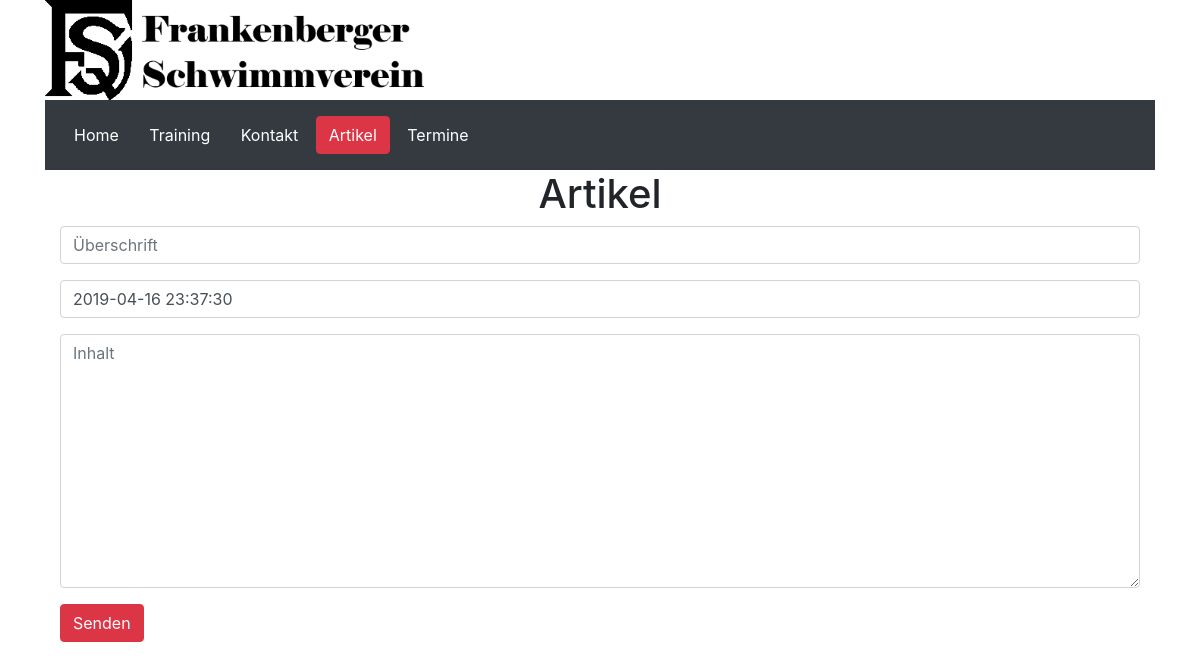
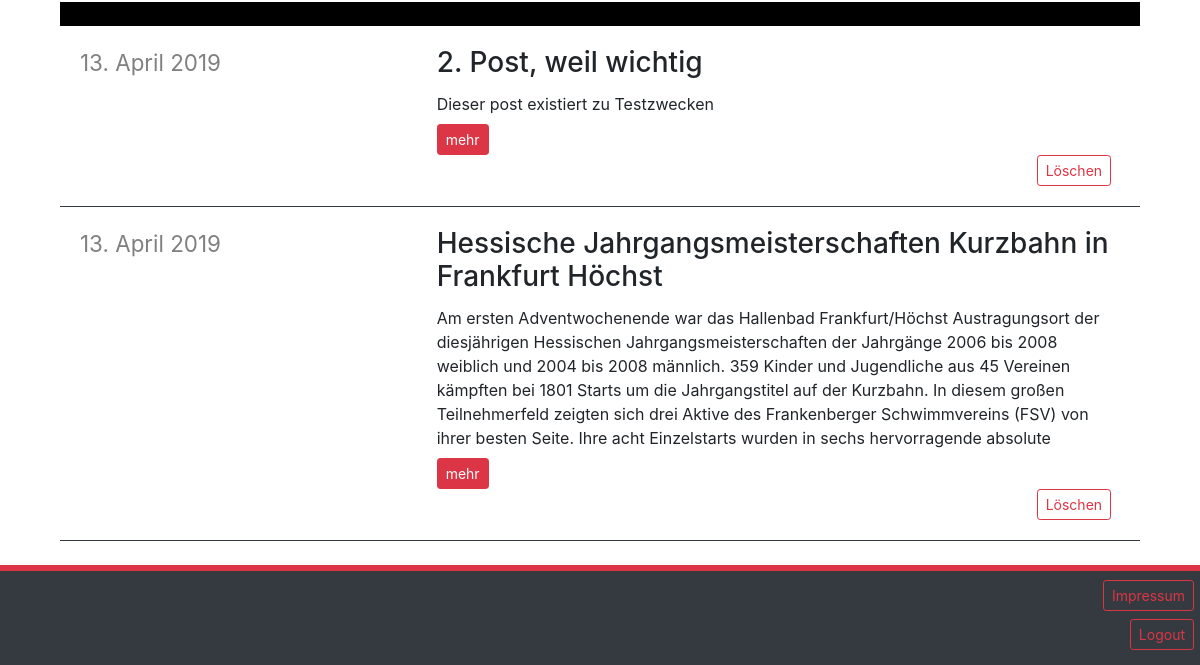
The page /news/timeline/ (signed in) on the database as committed earlier (2 pictures, top to bottom).
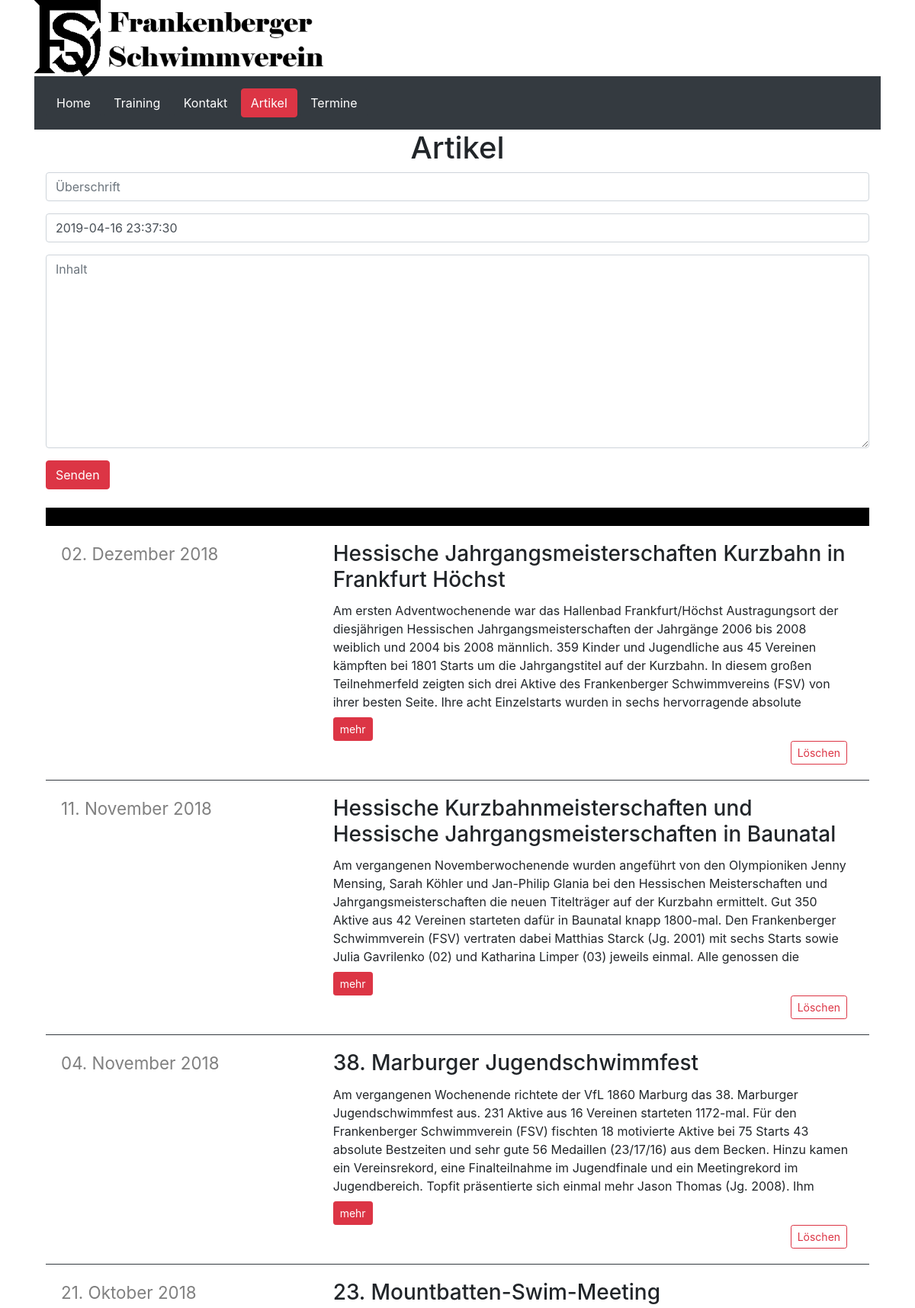
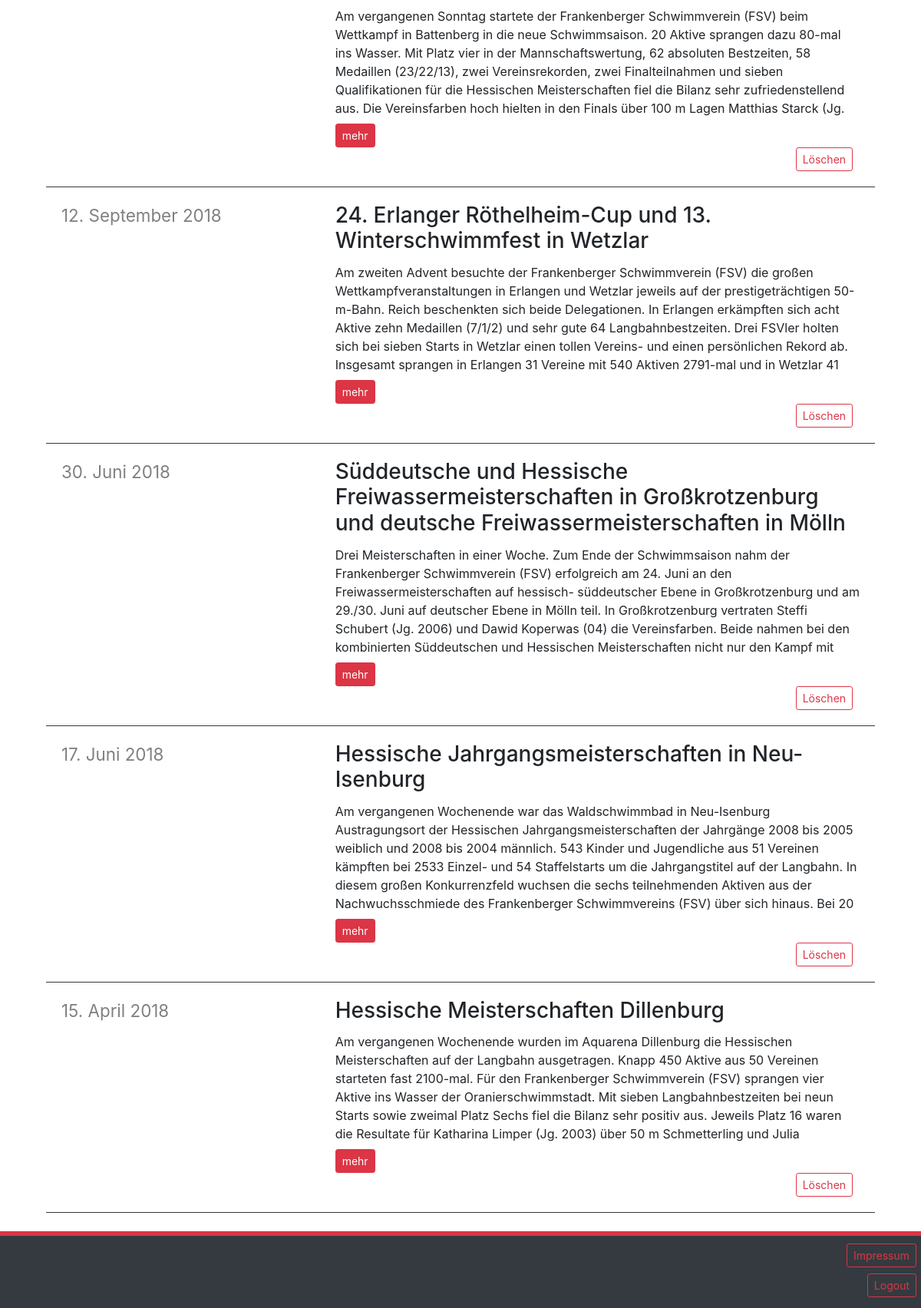
The same page on the database as committed later (2 pictures, top to bottom).
### news/models.py (models this page shows)
class NewsPost(models.Model):
    user = models.ForeignKey(User, on_delete=models.CASCADE)
    header = models.CharField(max_length=250)
    content = models.TextField()
    created_at = models.DateTimeField(default=timezone.now)
    def get_absolute_url(self):
        return reverse('news:artikel', kwargs={'post_id': self.id})

### news/views.py (the view)
# urls.py: path('timeline/', views.timeline_view, name='timeline'),
def timeline_view(request):
    post_form = PostForm()
    posts = NewsPost.objects.order_by('-created_at')
    return render(request, 'news/timeline.html', {'posts': posts, 'post_form': post_form})

### news/forms.py
class PostForm(forms.ModelForm):
    class Meta:
        model = NewsPost
        fields = ['header', 'created_at', 'content']
        labels = {
            'header': 'Überschrift',
            'created_at': 'Datum als JJJJ-MM-TT',
            'content': 'Inhalt',
        }
        widgets = {
        }

### news/templates/news/timeline.html (shortened to what this page needs)
{% extends 'news/base.html' %}
{% load bootstrap4 %}
{% load static %}
{% block style %}<link rel="stylesheet" href='/static/css/timeline.css' type="text/css">{% endblock %}
{% block mainForm %}
    <div class="container">
        <h1>Artikel</h1>
        {% if request.user.is_authenticated %}
        <form action="{% url 'news:create' %}" method="post" id="create">
            {% bootstrap_form post_form %}
            <button type="submit" class="btn btn-danger">Senden</button>
        </form>
        {% endif %}
        {% for post in posts %}
            <div class="row">
                <div class="col-12">
                    <div id="Artikel" class="card">
                         <div class="card-body">
                             <div class="row">
                                 <div class="col-4">
                                     <p id="datum">{{ post.created_at | date:"d. F Y" }}</p>
                                 </div>
                                 <div class="col-8">
                                     <h3 class="card-title">{{ post.header }}</h3>
                                     <p id="inhalt" class="card-text">{{ post.content }}</p>
                                     <a href="{{ post.get_absolute_url }}" class="btn btn-danger btn-sm">mehr</a>
                                     {% if post.user == request.user %}
                                     <form action="{% url 'news:delete' post.id %}" method="post" id="löschen">
                                         <button type="submit" class="btn btn-outline-danger btn-sm">Löschen</button>
                                     </form>
                                     {% endif %}
                                 </div>
                             </div>
                          </div>
                    </div>
                </div>
            </div>
        {% endfor %}
    </div>
{% endblock %}

Rows that differ between the two databases and show on the page:
removed NewsPost: created_at "13. April 2019", header "2. Post, weil wichtig", content "Dieser post existiert zu Testzwecken", shows "Löschen"
removed NewsPost: created_at "13. April 2019", header "Hessische Jahrgangsmeisterschaften Kurzbahn in Frankfurt Höchst", content "Am ersten Adventwochenende war das Hallenbad Frankfurt/Höchst Austragungsort der diesjährigen Hessischen Jahrgangsmeisterschaften der Jahrgänge 2006 bis 2008 weiblich und 2004 bis 2008 männlich. 359 Kinder und Jugendliche aus 45 Vereinen kämpften bei 1801 Starts um die Jahrgangstitel auf der Kurzbahn. In diesem großen Teilnehmerfeld zeigten sich drei Aktive des Frankenberger Schwimmvereins (FSV) von ihrer besten Seite. Ihre acht Einzelstarts wurden in sechs hervorragende absolute…", shows "Löschen"
added NewsPost: created_at "02. Dezember 2018", header "Hessische Jahrgangsmeisterschaften Kurzbahn in Frankfurt Höchst", content "Am ersten Adventwochenende war das Hallenbad Frankfurt/Höchst Austragungsort der diesjährigen Hessischen Jahrgangsmeisterschaften der Jahrgänge 2006 bis 2008 weiblich und 2004 bis 2008 männlich. 359 Kinder und Jugendliche aus 45 Vereinen kämpften bei 1801 Starts um die Jahrgangstitel auf der Kurzbahn. In diesem großen Teilnehmerfeld zeigten sich drei Aktive des Frankenberger Schwimmvereins (FSV) von ihrer besten Seite. Ihre acht Einzelstarts wurden in sechs hervorragende absolute…", shows "Löschen"
added NewsPost: created_at "11. November 2018", header "Hessische Kurzbahnmeisterschaften und Hessische Jahrgangsmeisterschaften in Baunatal", content "Am vergangenen Novemberwochenende wurden angeführt von den Olympioniken Jenny Mensing, Sarah Köhler und Jan-Philip Glania bei den Hessischen Meisterschaften und Jahrgangsmeisterschaften die neuen Titelträger auf der Kurzbahn ermittelt. Gut 350 Aktive aus 42 Vereinen starteten dafür in Baunatal knapp 1800-mal. Den Frankenberger Schwimmverein (FSV) vertraten dabei Matthias Starck (Jg. 2001) mit sechs Starts sowie Julia Gavrilenko (02) und Katharina Limper (03) jeweils einmal. Alle genossen die…", shows "Löschen"
added NewsPost: created_at "04. November 2018", header "38. Marburger Jugendschwimmfest", content "Am vergangenen Wochenende richtete der VfL 1860 Marburg das 38. Marburger Jugendschwimmfest aus. 231 Aktive aus 16 Vereinen starteten 1172-mal. Für den Frankenberger Schwimmverein (FSV) fischten 18 motivierte Aktive bei 75 Starts 43 absolute Bestzeiten und sehr gute 56 Medaillen (23/17/16) aus dem Becken. Hinzu kamen ein Vereinsrekord, eine Finalteilnahme im Jugendfinale und ein Meetingrekord im Jugendbereich. Topfit präsentierte sich einmal mehr Jason Thomas (Jg. 2008). Ihm…", shows "Löschen"
added NewsPost: created_at "21. Oktober 2018", header "23. Mountbatten-Swim-Meeting", content "Am vergangenen Sonntag startete der Frankenberger Schwimmverein (FSV) beim Wettkampf in Battenberg in die neue Schwimmsaison. 20 Aktive sprangen dazu 80-mal ins Wasser. Mit Platz vier in der Mannschaftswertung, 62 absoluten Bestzeiten, 58 Medaillen (23/22/13), zwei Vereinsrekorden, zwei Finalteilnahmen und sieben Qualifikationen für die Hessischen Meisterschaften fiel die Bilanz sehr zufriedenstellend aus. Die Vereinsfarben hoch hielten in den Finals über 100 m Lagen Matthias Starck (Jg.…", shows "Löschen"
added NewsPost: created_at "12. September 2018", header "24. Erlanger Röthelheim-Cup und 13. Winterschwimmfest in Wetzlar", content "Am zweiten Advent besuchte der Frankenberger Schwimmverein (FSV) die großen Wettkampfveranstaltungen in Erlangen und Wetzlar jeweils auf der prestigeträchtigen 50-m-Bahn. Reich beschenkten sich beide Delegationen. In Erlangen erkämpften sich acht Aktive zehn Medaillen (7/1/2) und sehr gute 64 Langbahnbestzeiten. Drei FSVler holten sich bei sieben Starts in Wetzlar einen tollen Vereins- und einen persönlichen Rekord ab. Insgesamt sprangen in Erlangen 31 Vereine mit 540 Aktiven 2791-mal und in Wetzlar 41…", shows "Löschen"
added NewsPost: created_at "30. Juni 2018", header "Süddeutsche und Hessische Freiwassermeisterschaften in Großkrotzenburg und deutsche Freiwassermeisterschaften in Mölln", content "Drei Meisterschaften in einer Woche. Zum Ende der Schwimmsaison nahm der Frankenberger Schwimmverein (FSV) erfolgreich am 24. Juni an den Freiwassermeisterschaften auf hessisch- süddeutscher Ebene in Großkrotzenburg und am 29./30. Juni auf deutscher Ebene in Mölln teil. In Großkrotzenburg vertraten Steffi Schubert (Jg. 2006) und Dawid Koperwas (04) die Vereinsfarben. Beide nahmen bei den kombinierten Süddeutschen und Hessischen Meisterschaften nicht nur den Kampf mit…", shows "Löschen"
added NewsPost: created_at "17. Juni 2018", header "Hessische Jahrgangsmeisterschaften in Neu-Isenburg", content "Am vergangenen Wochenende war das Waldschwimmbad in Neu-Isenburg Austragungsort der Hessischen Jahrgangsmeisterschaften der Jahrgänge 2008 bis 2005 weiblich und 2008 bis 2004 männlich. 543 Kinder und Jugendliche aus 51 Vereinen kämpften bei 2533 Einzel- und 54 Staffelstarts um die Jahrgangstitel auf der Langbahn. In diesem großen Konkurrenzfeld wuchsen die sechs teilnehmenden Aktiven aus der Nachwuchsschmiede des Frankenberger Schwimmvereins (FSV) über sich hinaus. Bei 20…", shows "Löschen"
added NewsPost: created_at "15. April 2018", header "Hessische Meisterschaften Dillenburg", content "Am vergangenen Wochenende wurden im Aquarena Dillenburg die Hessischen Meisterschaften auf der Langbahn ausgetragen. Knapp 450 Aktive aus 50 Vereinen starteten fast 2100-mal. Für den Frankenberger Schwimmverein (FSV) sprangen vier Aktive ins Wasser der Oranierschwimmstadt. Mit sieben Langbahnbestzeiten bei neun Starts sowie zweimal Platz Sechs fiel die Bilanz sehr positiv aus. Jeweils Platz 16 waren die Resultate für Katharina Limper (Jg. 2003) über 50 m Schmetterling und Julia…", shows "Löschen"
